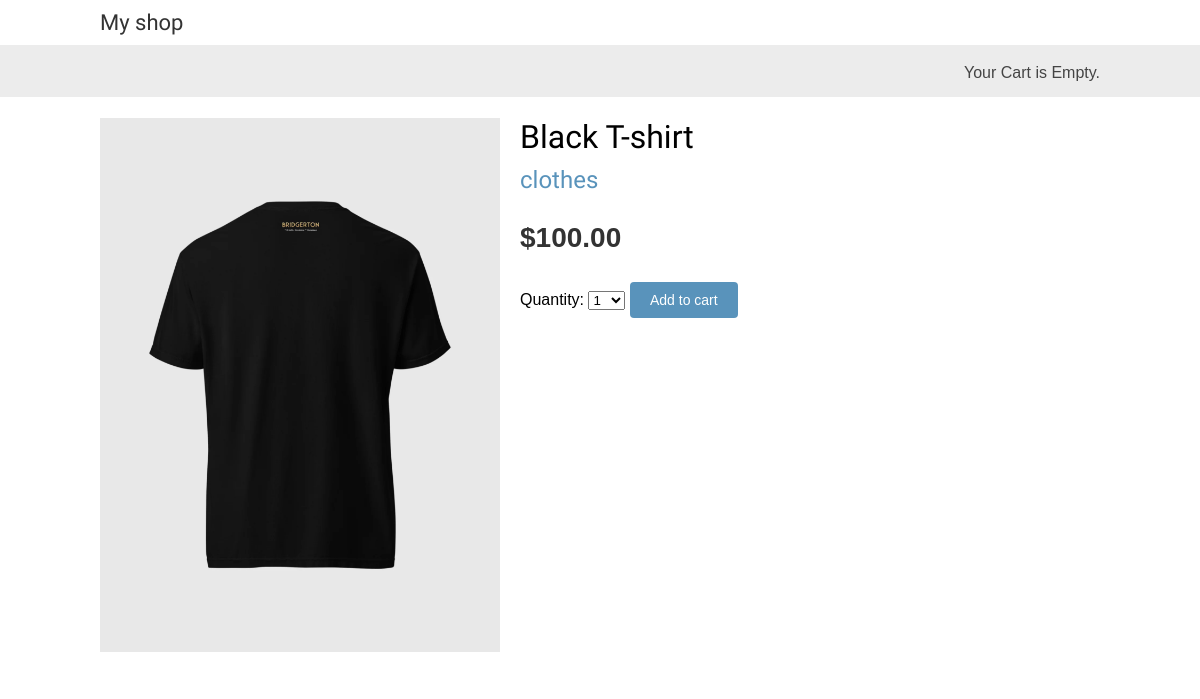
Page /7/black-t-shirt/ on the committed database.
### shop/models.py (models this page shows, shortened)
class Product(models.Model):
    category = models.ForeignKey(
        Category,
        related_name='products',
        on_delete=models.CASCADE
    )
    name = models.CharField(max_length=200)
    slug = models.SlugField(max_length=200, unique=True)
    image = models.ImageField(
        upload_to='products/%Y/%m/%d',
        blank=True,
    )
    description = models.TextField(blank=True)
    price = models.DecimalField(max_digits=10, decimal_places=2)
    available = models.BooleanField(default=True)
    created = models.DateTimeField(auto_now_add=True)
    updated = models.DateTimeField(auto_now=True)
    class Meta:
        ordering = ['-created']
        indexes = [
            models.Index(fields=['id', 'slug']),
            models.Index(fields=['name']),
            models.Index(fields=['-created']),
        ]

class Category(models.Model):
    name = models.CharField(max_length=200)
    slug = models.SlugField(max_length=200, unique=True)
    class Meta:
        ordering = ['name']
        indexes =[
            models.Index(fields=['name']),
        ]
        verbose_name = 'category'
        verbose_name_plural = 'categories'
    def __str__(self):
        return self.name
    def get_absolute_url(self):
        return reverse(
            'shop:product_list_by_category', args=[self.slug]
        )

### shop/views.py (the view)
def product_detail(request, id, slug):
    product = get_object_or_404(
        Product, id=id, slug=slug, available=True
    )
    cart_product_form = CartAddProductForm()
    return render(
        request,
        'shop/product/detail.html',
        {'product':product, 'cart_product_form':cart_product_form},
    )

### cart/forms.py
class CartAddProductForm(forms.Form):
    quantity = forms.TypedChoiceField(
        choices=PRODUCT_QUANTITY_CHOICES,
        coerce=int,     # ensures quantity is an integer
    )
    override = forms.BooleanField(
        required=False,     # required=False means: “Don’t raise a validation error if this field is missing.”
        initial=False,      # defaults to False if not set
        widget=forms.HiddenInput,   # makes it a hidden field
    )

### cart/cart.py (called while the page is built)
    def __len__(self):
        print(f'length of cart: {len(self.cart)} products')
        return sum(item['quantity'] for item in self.cart.values())

### cart/context_processors.py (called while the page is built)
def cart(request):
    return {'cart': Cart(request)}

### shop/templates/shop/product/detail.html (shortened to what this page needs)
{% extends "shop/base.html" %}
{% load static %}
{% block content %}
    <div class="product-detail">
        <img src="{% if product.image %}{{ product.image.url }}{% else %}
{% static "img/no_image.png" %}{% endif %}">
        <h1>{{ product.name }}</h1>
        <h2>
            <a href="{{ product.category.get_absolute_url }}">
                {{ product.category }}
            </a>
        </h2>
        <p class="price"> ${{ product.price }}</p>
        <form action="{% url 'cart:cart_add' product.id  %}" method="post">
            {{ cart_product_form.as_table }}
            <input type="submit"  value="Add to cart">
        </form>
    </div>
{% endblock %}

### shop/static/css/base.css (style rules this page uses)
body { margin:0; padding:0; font-family:helvetica, sans-serif; }
h1, h2, h3, h4, h5 , h6 { font-family: 'Ubuntu', sans-serif; font-weight:normal; }
a { text-decoration:none; color:#5993bb; }
a.button, input[type="submit"] { color:#fff; background:#5993bb; border-radius:4px; padding:10px 20px; font-size:14px; border:0; }
.product-detail { text-align:justify; }
.product-detail .price { color:#333; font-size:28px; font-weight:bold; }
.product-detail img { width:40%; float:left; padding:0 20px 20px 0; }
.product-detail h1 { margin-bottom:0; }
.product-detail h2 { margin-top:10px; }

### rows in the picture
Product: image (picture), name "Black T-shirt", category "clothes", price "100.00"
